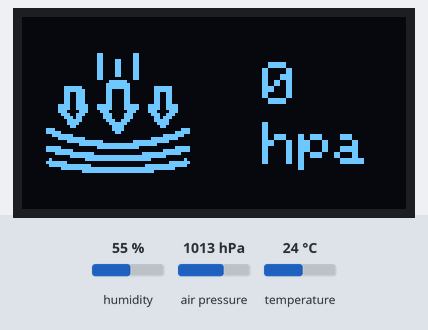
A program run on a simulated ESP32. Shown: 128×64 one-colour display. Wiring (inferred from the names in the program): BME280 sensor at I2C address 0x76. The inputs (shaded band) are chosen by the test bench; at power-on: humidity 55 %, air pressure 1013 hPa, temperature 24 °C. The display library's start-up logo is not drawn; no radio packets arrive unless stated.

Above: at 3.7 s.
3.8 s: humidity set to 22 %
At 6.6 s:
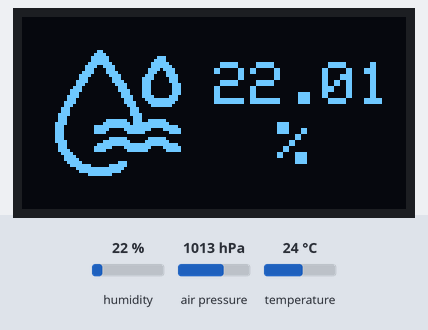
16.6 s: air pressure set to 952 hPa
At 21.6 s:
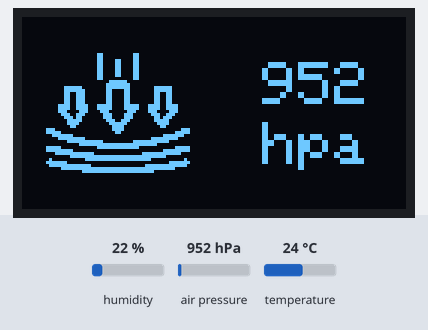
25.6 s: temperature set to 12 °C
At 36.6 s:
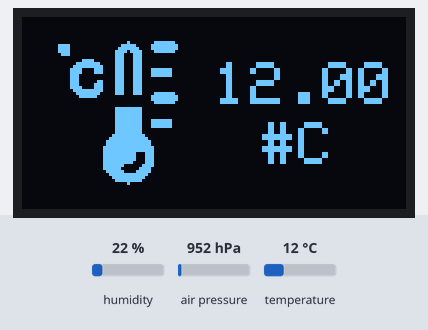
37.6 s: humidity set to 40 %
At 42.4 s:
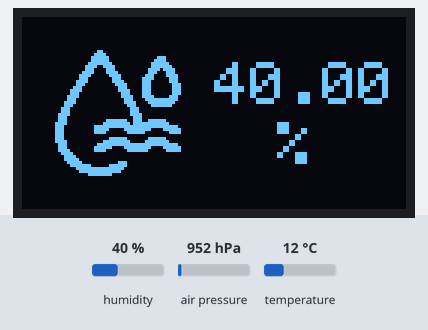
Timing chart, 0 to 43.9 s (numbered marks = the images above; inputs shaded):
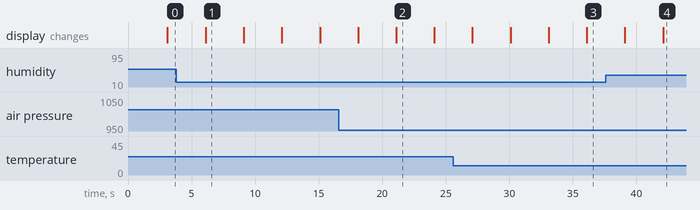

Measured:
- what the display in image 1 shows lasts 3.0 s, from 6.1 s to 9.1 s

The program:

main.cpp
```cpp
#include <Arduino.h>
#include <Wire.h>
#include <SPI.h>
#include <Adafruit_SSD1306.h>
#include <Adafruit_GFX.h>
#include "sensor.h"
#include "bitmaps.h" // Plik z Twoimi bitmapami
#include <nRF24L01.h>
#include <RF24.h>

// Parametry wyświetlacza
#define SCREEN_WIDTH 128
#define SCREEN_HEIGHT 64
#define OLED_RESET -1 // Reset pin (nie używany z ESP32)
Adafruit_SSD1306 display(SCREEN_WIDTH, SCREEN_HEIGHT, &Wire, OLED_RESET);

#define I2C_SDA 13
#define I2C_SCL 14
#define SPI_MISO 25
#define SPI_MOSI 27
#define SPI_SCK 33
#define CE 32
#define CSN 26

RF24 radio(CE, CSN);
const byte address[6] = "00001";

hw_timer_t *timerDisplay = NULL; // Timer do zmiany wyświetlacza
hw_timer_t *timerReadSensor = NULL;    // Timer do odczytu danych

volatile bool updateDisplay = false;
volatile bool readSensors = false;

volatile int currentDisplay = 0;

void IRAM_ATTR onTimerRead() {
    readSensors = true; // Ustaw flagę do odczytu danych
}

void IRAM_ATTR onTimerDisplay() {
    currentDisplay = (currentDisplay + 1) % 3; // Zmieniaj ekran cyklicznie
    updateDisplay = true; // Ustaw flagę do aktualizacji
}

void setup()
{
  SPI.begin(SPI_SCK, SPI_MISO, SPI_MOSI);
  Wire.begin(I2C_SDA, I2C_SCL);
  Serial.begin(115200);
  initBME280();
  if (!display.begin(SSD1306_SWITCHCAPVCC, 0x78 >> 1))
  {
    Serial.println(F("SSD1306 allocation failed"));
  }

  display.setTextSize(2);
  display.setTextColor(SSD1306_WHITE);
  display.display();

  radio.begin();
  radio.openWritingPipe(address);
  radio.setPALevel(RF24_PA_MAX);
  radio.setDataRate(RF24_250KBPS);
  radio.stopListening();

  // Inicjalizacja drugiego timera (odczyt danych, co 5 sekund)
  timerReadSensor = timerBegin(1, 80, true);                 // Timer 1, preskaler 80 (1 tick = 1 µs)
  timerAttachInterrupt(timerReadSensor, &onTimerRead, true); // ISR do odczytu danych
  timerAlarmWrite(timerReadSensor, 5000000, true);           // Alarm co 5 sekund
  timerAlarmEnable(timerReadSensor);                         // Włącz timer

  timerDisplay = timerBegin(0, 80, true);                    // Timer 0, preskaler 80 (1 tick = 1 µs)
  timerAttachInterrupt(timerDisplay, &onTimerDisplay, true); // ISR do zmiany wyświetlacza
  timerAlarmWrite(timerDisplay, 3000000, true);              // Alarm co 3 sekundy
  timerAlarmEnable(timerDisplay);                            // Włącz timer
}

void showTemp(float temperature)
{
  display.clearDisplay();
  display.drawBitmap(8, 8, bit_temp, 48, 48, SSD1306_WHITE);
  display.setCursor(64, 15);
  display.print(temperature);
  display.setCursor(80, 35);
  display.printf("%cC");
  display.display();
}

void showHum(float humidity)
{
  display.clearDisplay();
  display.drawBitmap(8, 8, bit_hum, 48, 48, SSD1306_WHITE);
  display.setCursor(64, 15); // Ustawienie kursora na odpowiednie miejsce
  display.print(humidity);
  display.setCursor(85, 35);
  display.printf("%%");
  display.display(); // Aktualizacja wyświetlacza
}

void showPress(float pressure)
{
  display.clearDisplay();
  display.drawBitmap(8, 8, bit_press, 48, 48, SSD1306_WHITE);
  display.setCursor(80, 15);
  display.printf("%0.f", pressure);
  display.setCursor(80, 35);
  display.printf("hpa");
  display.display();
}

struct SensorData {
    float temperature;
    float pressure;
    float humidity;
};

SensorData sensorData; // Obiekt do przechowywania danych

void loop()
{
  if (readSensors) {
    readSensors = false; // Zresetuj flagę
    readRawData();
    sensorData.temperature = getTemp();
    sensorData.pressure = getPress();
    sensorData.humidity = getHum();
    radio.write(&sensorData, sizeof(sensorData));
  }

  if (updateDisplay)
  {
    updateDisplay = false; // Zresetuj flagę

    switch (currentDisplay)
    {
    case 0:
      showTemp(sensorData.temperature);
      break;
    case 1:
      showPress(sensorData.pressure);
      break;
    case 2:
      showHum(sensorData.humidity);
      break;
    }
  }
}
```

sensor.h
```cpp
#include <Arduino.h>
#include <Wire.h>

typedef int32_t BME280_S32_t;
typedef int64_t BME280_S64_t;
typedef uint32_t BME280_U32_t;

#define BME280_ADDR 0x76

uint16_t dig_T1;
int16_t dig_T2, dig_T3;
uint16_t dig_P1;
int16_t dig_P2, dig_P3, dig_P4, dig_P5, dig_P6, dig_P7, dig_P8, dig_P9;
uint8_t dig_H1, dig_H3;
int16_t dig_H2, dig_H4, dig_H5, dig_H6;

float temp;
float press;
float hum;

void writeRegister(uint8_t reg, uint8_t value) {
  Wire.beginTransmission(BME280_ADDR);
  Wire.write(reg);
  Wire.write(value);
  Wire.endTransmission();
}

// Funkcja do odczytu danych z rejestru
uint8_t readRegister(uint8_t reg) {
  Wire.beginTransmission(BME280_ADDR);
  Wire.write(reg);
  Wire.endTransmission();
  Wire.requestFrom(BME280_ADDR, 1);
  return Wire.read();
}

void readCalibrationData() {
  dig_T1 = (readRegister(0x89) << 8) | readRegister(0x88);
  dig_T2 = (readRegister(0x8B) << 8) | readRegister(0x8A);
  dig_T3 = (readRegister(0x8D) << 8) | readRegister(0x8C);

  dig_P1 = (readRegister(0x8F) << 8) | readRegister(0x8E);
  dig_P2 = (readRegister(0x91) << 8) | readRegister(0x90);
  dig_P3 = (readRegister(0x93) << 8) | readRegister(0x92);
  dig_P4 = (readRegister(0x95) << 8) | readRegister(0x94);
  dig_P5 = (readRegister(0x97) << 8) | readRegister(0x96);
  dig_P6 = (readRegister(0x99) << 8) | readRegister(0x98);
  dig_P7 = (readRegister(0x9B) << 8) | readRegister(0x9A);
  dig_P8 = (readRegister(0x9D) << 8) | readRegister(0x9C);
  dig_P9 = (readRegister(0x9F) << 8) | readRegister(0x9E);

  dig_H1 = readRegister(0xA1);
  dig_H2 = (readRegister(0xE2) << 8) | readRegister(0xE1);
  dig_H3 = readRegister(0xE3);
  dig_H4 = (readRegister(0xE4) << 4) | (readRegister(0xE5) & 0x0F);
  dig_H5 = (readRegister(0xE6) << 4) | (readRegister(0xE5) >> 4);
  dig_H6 = (int8_t)readRegister(0xE7);
}

void initBME280() {
  // Sprawdź ID czujnika
  uint8_t id = readRegister(0xD0);
  if (id != 0x60) {
    Serial.println("BME280 not detected!");
  }
  // Ustawienia konfiguracji
  writeRegister(0xF2, 0b101);  // Oversampling wilgotności x4
  writeRegister(0xF4, 0b01101101);  // Tryb forced, oversampling x4 dla temp i ciśnienia
  writeRegister(0xF5, 0b10101100);  // Konfiguracja filtra i standby (standby jest używany w trybie normalnym wieć nie ma to znaczenia)
  readCalibrationData();
}

// Returns temperature in DegC, resolution is 0.01 DegC. Output value of “5123” equals 51.23 DegC.
// t_fine carries fine temperature as global value
BME280_S32_t t_fine;
BME280_S32_t BME280_compensate_T_int32( BME280_S32_t adc_T)
{
  BME280_S32_t var1, var2, T;
  var1  = ((((adc_T>>3) - (( BME280_S32_t )dig_T1<<1))) * (( BME280_S32_t )dig_T2)) >> 11;
  var2  = (((((adc_T>>4) - (( BME280_S32_t )dig_T1)) * ((adc_T>>4) - ((BME280_S32_t )dig_T1))) >> 12) *
    (( BME280_S32_t )dig_T3)) >>  14;
  t_fine = var1 + var2;
  T = (t_fine * 5 + 128) >> 8;
  return T;
}

// Returns pressure in Pa as unsigned 32 bit integer in Q24.8 format (24 integer bits and 8 fractional bits).
// Output value of “24674867” represents 24674867/256 = 96386.2 Pa = 963.862 hPa
BME280_U32_t BME280_compensate_P_int64(BME280_S32_t   adc_P)
{
  BME280_S64_t   var1, var2, p;
  var1 = (( BME280_S64_t )t_fine) - 128000;
  var2 = var1 * var1 * ( BME280_S64_t )dig_P6;
  var2 = var2 + ((var1*( BME280_S64_t )dig_P5)<<17);
  var2 = var2 + ((( BME280_S64_t )dig_P4)<<35);
  var1 = ((var1 * var1 * ( BME280_S64_t )dig_P3)>>8) + ((var1 * ( BME280_S64_t )dig_P2)<<12);
  var1 = ((((( BME280_S64_t )1)<<47)+var1))*(( BME280_S64_t )dig_P1)>>33;
  if   (var1 == 0)
  {
    return 0;  // avoid exception caused by division by zero
  }
  p = 1048576 - adc_P;
  p = (((p<<31) - var2)*3125)/var1;
  var1 = ((( BME280_S64_t )dig_P9) * (p>>13) * (p>>13)) >> 25;
  var2 = ((( BME280_S64_t )dig_P8) * p) >> 19;
  p = ((p + var1 + var2) >> 8) + (((BME280_S64_t)dig_P7)<<4);
  return (BME280_U32_t)p;
}

// Returns humidity in %RH as unsigned 32 bit integer in Q2.10 format (22 integer and 10 fractional bits).
// Output value of “47445” represents 47445 / 1024 = 46.33%RH
BME280_U32_t BME280_compensate_H_int32(BME280_S32_t adc_H)
{
  BME280_S32_t   v_x1_u32r;
  v_x1_u32r = (t_fine - (( BME280_S32_t )76800));
  v_x1_u32r = (((((adc_H << 14) -  ((( BME280_S32_t )dig_H4) << 20) - ((( BME280_S32_t )dig_H5) * v_x1_u32r)) +
    (( BME280_S32_t )16384)) >> 15) * (((((((v_x1_u32r * (( BME280_S32_t )dig_H6)) >> 10) * (((v_x1_u32r * (( BME280_S32_t )dig_H3)) >> 11) +
    (( BME280_S32_t )32768))) >> 10) + (( BME280_S32_t )2097152)) * (( BME280_S32_t )dig_H2) + 8192) >> 14));
  v_x1_u32r = (v_x1_u32r - (((((v_x1_u32r >> 15) * (v_x1_u32r >> 15)) >>   7) * (( BME280_S32_t )dig_H1)) >> 4));
  v_x1_u32r = (v_x1_u32r < 0 ? 0 : v_x1_u32r);
  v_x1_u32r = (v_x1_u32r > 419430400 ? 419430400 : v_x1_u32r);
  return ( BME280_U32_t )(v_x1_u32r>>12);
}

void readRawData() {
  writeRegister(0xF4, 0b01101101);  // włączenie trybu forced dla kolejnego pomiaru
  delay(10);  // Dodaj opóźnienie, aby czujnik zdążył przeprowadzić pomiar
  Wire.beginTransmission(BME280_ADDR);
  Wire.write(0xF7);  // Adres pierwszego rejestru danych
  Wire.endTransmission();
  Wire.requestFrom(BME280_ADDR, 8);
  if (Wire.available() == 8) {
    uint32_t press_raw = (Wire.read() << 12) | (Wire.read() << 4) | (Wire.read() >> 4);
    uint32_t temp_raw = (Wire.read() << 12) | (Wire.read() << 4) | (Wire.read() >> 4);
    uint16_t hum_raw = (Wire.read() << 8) | Wire.read();

    temp = BME280_compensate_T_int32(temp_raw)/100.0;
    press = BME280_compensate_P_int64(press_raw)/256.0/100.0;  // hPa
    hum = BME280_compensate_H_int32(hum_raw)/1024.0;

  } else {
    Serial.println("Error: Not enough data available!");
  }
}

float getTemp() {
    return temp;
}

float getHum() {
    return hum;
}

float getPress() {
    return press;
}
```

Source omitted: bitmaps.h (data table, 5722 bytes)
